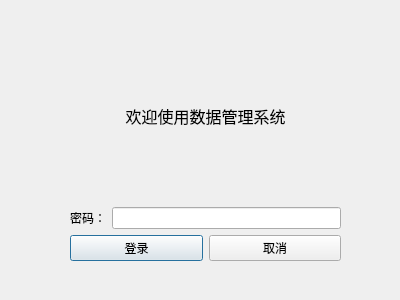
<?xml version="1.0" encoding="UTF-8"?>
<ui version="4.0">
 <class>LoginDialog</class>
 <widget class="QDialog" name="LoginDialog">
  <property name="geometry">
   <rect>
    <x>0</x>
    <y>0</y>
    <width>400</width>
    <height>300</height>
   </rect>
  </property>
  <property name="windowTitle">
   <string>Dialog</string>
  </property>
  <widget class="QWidget" name="">
   <property name="geometry">
    <rect>
     <x>70</x>
     <y>30</y>
     <width>271</width>
     <height>231</height>
    </rect>
   </property>
   <layout class="QVBoxLayout" name="verticalLayout">
    <item>
     <widget class="QLabel" name="label">
      <property name="font">
       <font>
        <pointsize>12</pointsize>
       </font>
      </property>
      <property name="text">
       <string>欢迎使用数据管理系统</string>
      </property>
      <property name="alignment">
       <set>Qt::AlignCenter</set>
      </property>
     </widget>
    </item>
    <item>
     <layout class="QHBoxLayout" name="horizontalLayout">
      <item>
       <widget class="QLabel" name="label_2">
        <property name="text">
         <string>密码：</string>
        </property>
       </widget>
      </item>
      <item>
       <widget class="QLineEdit" name="pwdLineEdit">
        <property name="echoMode">
         <enum>QLineEdit::Password</enum>
        </property>
       </widget>
      </item>
     </layout>
    </item>
    <item>
     <layout class="QHBoxLayout" name="horizontalLayout_2">
      <item>
       <widget class="QPushButton" name="LoginButton">
        <property name="text">
         <string>登录</string>
        </property>
       </widget>
      </item>
      <item>
       <widget class="QPushButton" name="CancelButton_">
        <property name="text">
         <string>取消</string>
        </property>
       </widget>
      </item>
     </layout>
    </item>
   </layout>
  </widget>
 </widget>
 <resources/>
 <connections/>
</ui>
